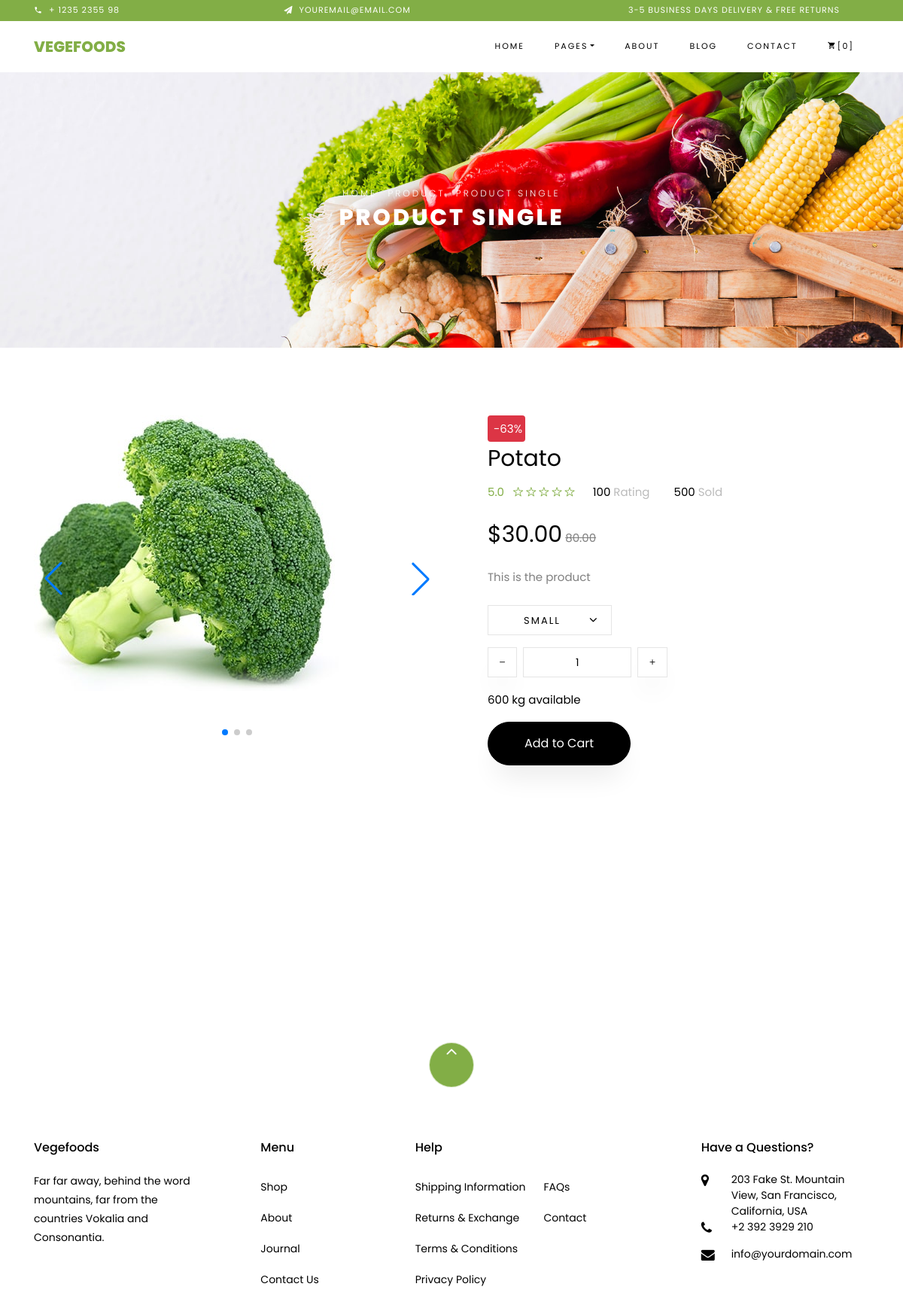
The app's page /product/prdegcadefagc with its own data.
### core/models.py (models this page shows, shortened)
class ProductImages(models.Model):
    images = models.ImageField(upload_to=get_image_upload_path, default="product.jpg")
    product = models.ForeignKey(
        Product, related_name="p_images", on_delete=models.SET_NULL, null=True
    )
    date = models.DateTimeField(auto_now_add=True)
    class Meta:
        verbose_name_plural = "Product Images"

class Product(models.Model):
    pid = ShortUUIDField(
        unique=True,
        length=10,
        max_length=20,
        editable=False,
        prefix="prd",
        alphabet="abcdefgh",
    )
    user = models.ForeignKey(User, on_delete=models.SET_NULL, null=True)
    category = models.ForeignKey(
        Category, on_delete=models.SET_NULL, null=True, related_name="category"
    )
    vendor = models.ForeignKey(
        Vendor, on_delete=models.SET_NULL, null=True, related_name="vendor"
    )
    title = models.CharField(max_length=100, default="Fresh Pear")
    image = models.ImageField(upload_to=user_directory_path, default="product.jpg")
    description = models.TextField(null=True, blank=True, default="This is the product")
    price = models.DecimalField(max_digits=9999, decimal_places=2)
    old_price = models.DecimalField(
        max_digits=9999, decimal_places=2, null=True, blank=True
    )
    weight = models.CharField(max_length=10, default="1kg")
    specifications = models.TextField(null=True, blank=True)
    type = models.CharField(max_length=100, default="Organic")
    stock_count = models.CharField(max_length=100, default="10", null=True, blank=True)
    life = models.CharField(max_length=100, default="3", null=True, blank=True)
    mfd = models.DateTimeField(auto_now_add=False, null=True, blank=True)
    product_status = models.CharField(
        choices=STATUS, max_length=10, default="in_review"
    )
    status = models.BooleanField(default=True)
    in_stock = models.BooleanField(default=True)
    featured = models.BooleanField(default=False)
    digital = models.BooleanField(default=False)
    sku = ShortUUIDField(
        unique=True, length=5, max_length=10, prefix="sku", alphabet="1234567890"
    )
    date = models.DateTimeField(auto_now_add=True)
    updated = models.DateTimeField(null=True, blank=True)
    class Meta:
        verbose_name_plural = "Products"
    def get_precentage(self):
        if self.old_price and self.price < self.old_price:
            new_price = (self.price - self.old_price) / self.old_price
            new_price_in_percent = new_price * 100 if new_price != 1 else 0
            return new_price_in_percent
        return 0

### core/views.py (the view)
# urls.py: path("product/<pid>", product_detail_view, name="product-detail"),
def product_detail_view(request, pid):
    try:
        product = Product.objects.get(pid=pid)
        p_image = product.p_images.all()
        context = {"product": product, "p_image": p_image}
        return render(request, "core/product-detail.html", context)
    except Exception as error:
        logger.error("This is an error message.")

### core/context_processor.py (called while the page is built)
def default(request):
    categories = Category.objects.all()
    context = {"categories": categories}
    return context

### templates/core/product-detail.html (shortened to what this page needs)
{% extends 'partials/base.html' %}
{% load static %}
{% block content %}
  <link rel="stylesheet" href="https://unpkg.com/swiper/swiper-bundle.min.css" />
  <div class="hero-wrap hero-bread" style="background-image: url({% static 'images/bg_1.jpg' %} );">
    <div class="container" style=" width: 100%; padding: 0 15px; margin: 0 auto;">
      <div class="row no-gutters slider-text align-items-center justify-content-center">
        <div class="col-md-9 ftco-animate text-center">
          <p class="breadcrumbs">
            <span class="mr-2"><a href="index.html">Home</a></span> <span class="mr-2"><a href="index.html">Product</a></span> <span>Product Single</span>
          </p>
          <h1 class="mb-0 bread">Product Single</h1>
        </div>
      </div>
    </div>
  </div>
  <section class="ftco-section">
    <div class="container">
      <div class="row">
        <div class="col-lg-6 mb-5 ftco-animate">
          <div class="swiper">
            <div class="swiper-wrapper">
              {% for p in p_image %}
                <a class="swiper-slide"><img src="{{ p.images.url }}" class="img-fluid" alt="Product Image" /></a>
              {% endfor %}
            </div>
            <div class="swiper-pagination"></div>
            <div class="swiper-button-next"></div>
            <div class="swiper-button-prev"></div>
          </div>
        </div>
        <div class="col-lg-6 product-details pl-md-5 ftco-animate">
          {% if product.get_precentage %}
            <div class="text-white bg-danger px-2 py-1 rounded" style="width: 50px;" >{{ product.get_precentage|floatformat:0 }}%</div>
          {% endif %}
          <h3>{{ product.title }}</h3>
          <div class="rating d-flex">
            <p class="text-left mr-4">
              <a href="#" class="mr-2">5.0</a>
              <a href="#"><span class="ion-ios-star-outline"></span></a>
              <a href="#"><span class="ion-ios-star-outline"></span></a>
              <a href="#"><span class="ion-ios-star-outline"></span></a>
              <a href="#"><span class="ion-ios-star-outline"></span></a>
              <a href="#"><span class="ion-ios-star-outline"></span></a>
            </p>
            <p class="text-left mr-4">
              <a href="#" class="mr-2" style="color: #000;">100 <span style="color: #bbb;">Rating</span></a>
            </p>
            <p class="text-left">
              <a href="#" class="mr-2" style="color: #000;">500 <span style="color: #bbb;">Sold</span></a>
            </p>
          </div>
          <p class="price">
            <span>${{ product.price }}</span>
            {% if product.old_price > product.price %}
              <del>{{ product.old_price }}</del>
            {% endif %}
          </p>
          <p>{{ product.description }}</p>
          <div class="row mt-4">
            <div class="col-md-6">
              <div class="form-group d-flex">
                <div class="select-wrap">
                  <div class="icon">
                    <span class="ion-ios-arrow-down"></span>
                  </div>
                  <select name="" id="" class="form-control">
                    <option value="">Small</option>
                  </select>
                </div>
              </div>
            </div>
            <div class="input-group col-md-6 d-flex mb-3">
              <span class="input-group-btn mr-2"><button type="button" class="quantity-left-minus btn" data-type="minus" data-field=""><i class="ion-ios-remove"></i></button></span>
              <input type="text" id="quantity" name="quantity" class="form-control input-number" value="1" min="1" max="100" />
              <span class="input-group-btn ml-2"><button type="button" class="quantity-right-plus btn" data-type="plus" data-field=""><i class="ion-ios-add"></i></button></span>
            </div>
            <div class="col-md-12">
              <p style="color: #000;">600 kg available</p>
            </div>
          </div>
          <p>
            <a href="cart.html" class="btn btn-black py-3 px-5">Add to Cart</a>
          </p>
        </div>
      </div>
    </div>
  </section>
  <section class="ftco-section">
    <div class="container">
      <div class="row justify-content-center mb-3 pb-3">
      </div>
    </div>
{% endblock %}

### static/css/modal-product-card.css (style rules this page uses)
:root { --vs-primary: 29 92 255; }

### records on screen
ProductImages: images (picture)
Product: get_precentage "-63", title "Potato", price "30.00", old_price "80.00", description "This is the product"
